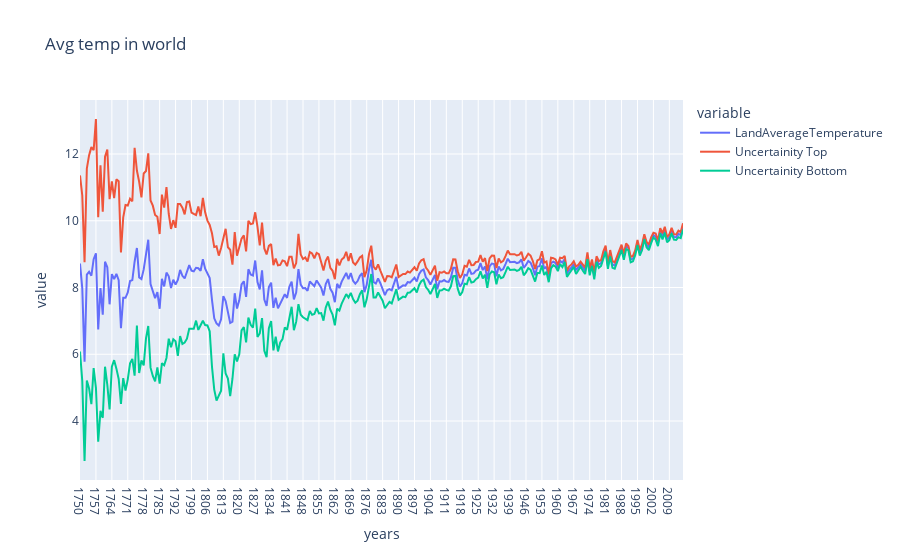

Notebook code for this chart:
### Code cell
fig =px.line(data, x="years", y = ['LandAverageTemperature',
       'Uncertainity Top', 'Uncertainity Bottom'], title = "Avg temp in world")
fig.show()

### Figure 1 — Plotly figure (JSON) as saved in the notebook; plotly's stock layout.template omitted (floating-point values rounded to 4 significant figures; data arrays with more than 128 entries replaced by an {"elided": "..."} marker saying what was removed)
{"data": [{"hovertemplate": "variable=LandAverageTemperature<br>years=%{x}<br>value=%{y}<extra></extra>", "legendgroup": "LandAverageTemperature", "line": {"color": "#636efa", "dash": "solid"}, "marker": {"symbol": "circle"}, "mode": "lines", "name": "LandAverageTemperature", "orientation": "v", "showlegend": true, "type": "scatter", "x": {"elided": "266 str values"}, "xaxis": "x", "y": {"elided": "266 float values"}, "yaxis": "y"}, {"hovertemplate": "variable=Uncertainity Top<br>years=%{x}<br>value=%{y}<extra></extra>", "legendgroup": "Uncertainity Top", "line": {"color": "#EF553B", "dash": "solid"}, "marker": {"symbol": "circle"}, "mode": "lines", "name": "Uncertainity Top", "orientation": "v", "showlegend": true, "type": "scatter", "x": {"elided": "266 str values"}, "xaxis": "x", "y": {"elided": "266 float values"}, "yaxis": "y"}, {"hovertemplate": "variable=Uncertainity Bottom<br>years=%{x}<br>value=%{y}<extra></extra>", "legendgroup": "Uncertainity Bottom", "line": {"color": "#00cc96", "dash": "solid"}, "marker": {"symbol": "circle"}, "mode": "lines", "name": "Uncertainity Bottom", "orientation": "v", "showlegend": true, "type": "scatter", "x": {"elided": "266 str values"}, "xaxis": "x", "y": {"elided": "266 float values"}, "yaxis": "y"}], "layout": {"legend": {"title": {"text": "variable"}, "tracegroupgap": 0}, "title": {"text": "Avg temp in world"}, "xaxis": {"anchor": "y", "domain": [0, 1], "title": {"text": "years"}}, "yaxis": {"anchor": "x", "domain": [0, 1], "title": {"text": "value"}}}}
